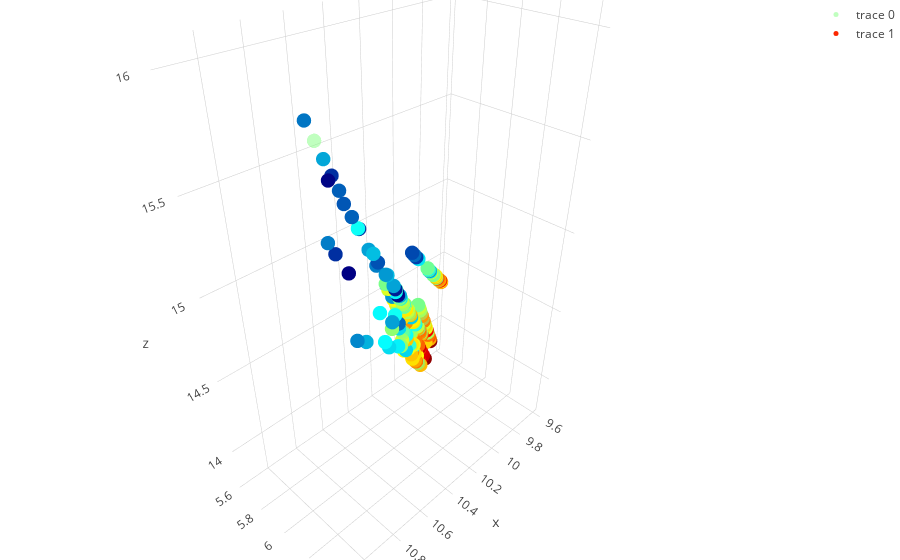

Notebook code cell kept with this figure:
### Code cell
blob = 2
x = result['lattice_vector_1_ang'].values[labels_both==blob]
y = result['lattice_vector_2_ang'].values[labels_both==blob]
z = result['lattice_vector_3_ang'].values[labels_both==blob]

x1 = df_train['lattice_vector_1_ang'].values[train_labels==blob]
y1 = df_train['lattice_vector_2_ang'].values[train_labels==blob]
z1 = df_train['lattice_vector_3_ang'].values[train_labels==blob]

trace1 = go.Scatter3d(
    x=x,
    y=y,
    z=z,
    mode='markers',
    marker=dict(
        size=5,
        color=labels_both[labels_both==blob],                # set color to an array/list of desired values
        colorscale='Jet',   # choose a colorscale
        opacity=0.5
    )
)

trace2 = go.Scatter3d(
    x=x1,
    y=y1,
    z=z1,
    mode='markers',
    marker=dict(
        size=5,
        color=np.log(y_be[train_labels==blob]+1),                # set color to an array/list of desired values
        colorscale='Jet',   # choose a colorscale
        opacity=1
    )
)

data = [trace1, trace2]
layout = go.Layout(
    showlegend=True,
    margin=dict(
        l=0,
        r=0,
        b=0,
        t=0
    )
)
fig = go.Figure(data=data, layout=layout)
iplot(fig)

### Figure 1 — Plotly figure (JSON) as saved in the notebook; plotly's stock layout.template omitted (floating-point values rounded to 4 significant figures; data arrays with more than 128 entries replaced by an {"elided": "..."} marker saying what was removed)
{"data": [{"marker": {"color": {"elided": "295 int values"}, "colorscale": "Jet", "opacity": 0.5, "size": 5}, "mode": "markers", "type": "scatter3d", "x": {"elided": "295 float values"}, "y": {"elided": "295 float values"}, "z": {"elided": "295 float values"}}, {"marker": {"color": {"elided": "247 float values"}, "colorscale": "Jet", "opacity": 1, "size": 5}, "mode": "markers", "type": "scatter3d", "x": {"elided": "247 float values"}, "y": {"elided": "247 float values"}, "z": {"elided": "247 float values"}}], "layout": {"margin": {"b": 0, "l": 0, "r": 0, "t": 0}, "showlegend": true}}
